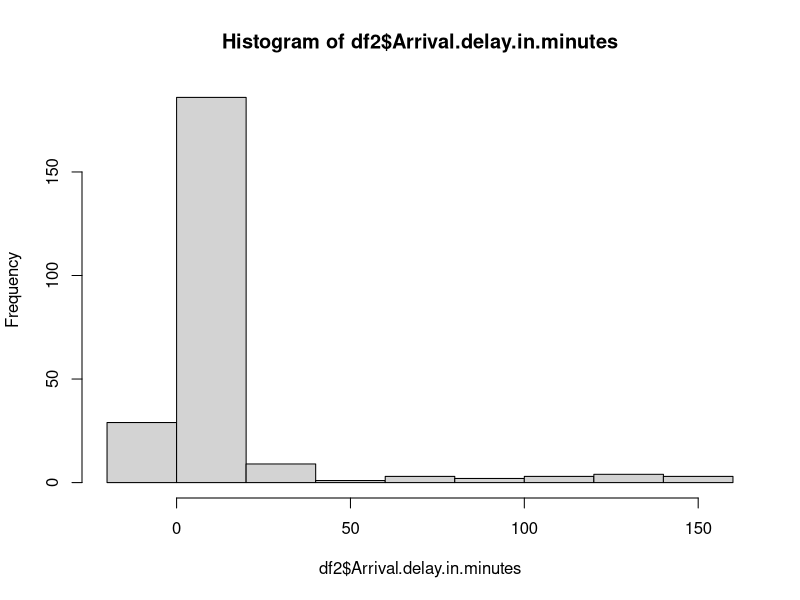
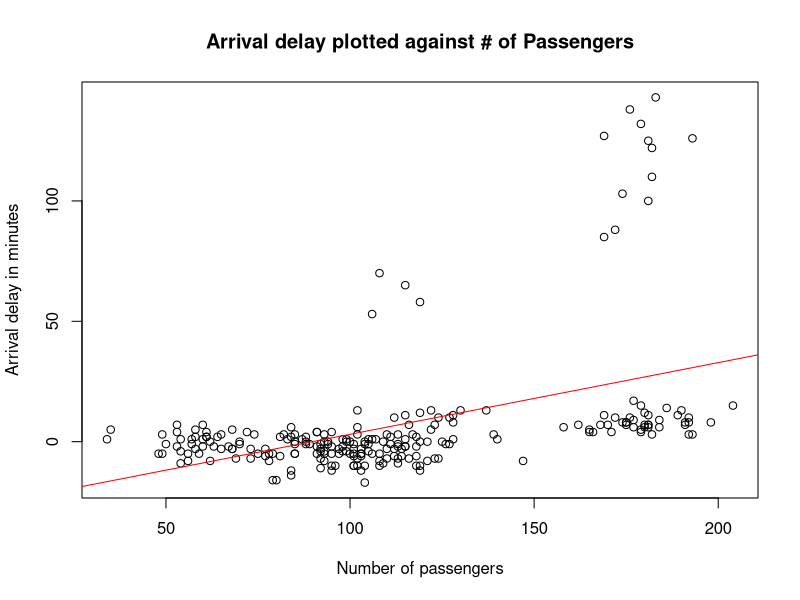

Source code (R) for these figures, in order:
library(readxl)
StudentData_FlyUIBK_22_23 <- read_excel("Data/StudentData_FlyUIBK_22_23 Adjusted.xlsx")
View(StudentData_FlyUIBK_22_23)
df = data.frame(StudentData_FlyUIBK_22_23)

#data for delayed flights
df1 <- subset(df, Adjusted.Delay.Indicator == 1)
df2 <- subset(df, Airline == "FlyUIBK")
df3 <- subset(df, Airline == "FlyUIBK" & Adjusted.Delay.Indicator == "1")


#method 1 
hist(df2$Arrival.delay.in.minutes)

#method 2
shapiro.test(df2$Arrival.delay.in.minutes)

#spearman's rank correlation coefficient
cor.test(df2$Adjusted.Arrival.delay.in.minutes, df2$Number.of.passengers, method = 'spearman', exact = FALSE)


#linear regression
#plot
plot(df2$Number.of.passengers, df2$Adjusted.Arrival.delay.in.minutes, main = "Arrival delay plotted against # of Passengers", xlab = "Number of passengers", ylab = "Arrival delay in minutes")

#linear model
model <- lm(df2$Adjusted.Arrival.delay.in.minutes~df2$Number.of.passengers)

#red line 
abline(model, col="red")

#evaluation
summary(model)








